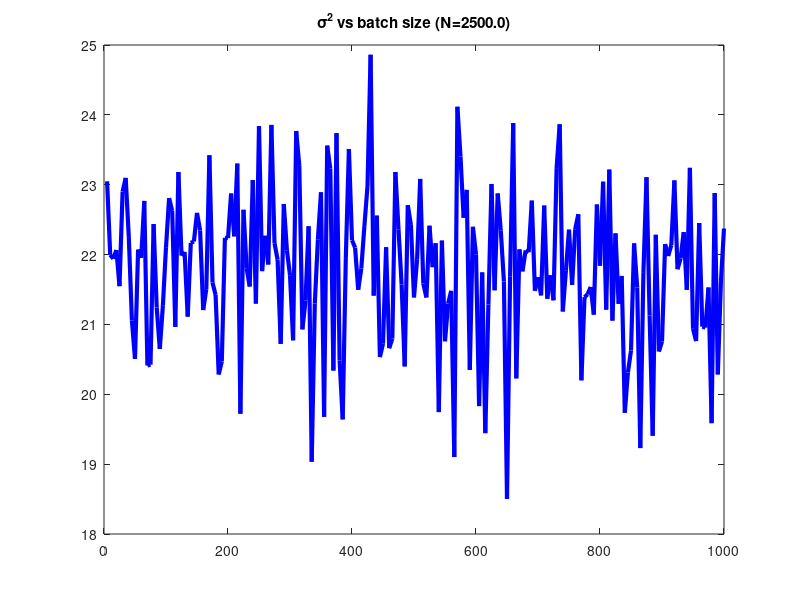

Write MATLAB code to recreate this figure.
%First generate a large data set of 2500 points. 
%Generate the x values for these data points from a uniform distribution on the interval [0,10]. 
%Generate the noise term for each data point using a normal random variable 
%with the mean and variance specified in the problem statement.

N = 2500; %sample size
mu = 0; %mean
sigma = 1; %variance
x = unifrnd(0, 10, [1,N]); %uniform distribution x variable
e = normrnd(mu,sigma,[1,N]); %normal distribution noise

% Next, for each batch of data (n = 5, to whatever seems reasonable to you), 
%sample random points from the 2500 data point initial data set. 
%Do this a number of times for each batch size to compute the average value 
%as requested in the problem statement. 

batches = 500; %samples in each batch
bsize = 1000; %batch size

sigma_est = zeros([1,bsize/5]); %initialize sigma estimation
w = [0.2; 0.5; 0.1]; %weight vector 3x1

for trial = 5:5:bsize
    idx = randi(N, 1, batches); %random indices
    mu = sum(x(idx)) / batches; %batch mean
    x_b = x(idx); %batch x
    X = [ones([1,batches]); x_b; x_b.^2]; %3x2500    
    y = w'*X+e(idx); %1*3 x 3x2500 = 1x2500 + 1x2500 
    sigma_est(trial/5) = 1/batches*sum((y-mu).^2); %maximum likelihood estimate
end

% Your results should include a plot demonstrating the relationship between 
%the sigma^2 estimate and the batch size. In addition, be sure to offer 
%a qualitative discussion of whether the ML estimate is unbiased or not, 
%as requested in the problem statement.

clf(figure(1));
plot(5:5:bsize, sigma_est, 'b-', 'LineWidth', 3) %plotting x 
title(sprintf('\\sigma^2 vs batch size (N=%.1f)',N));

disp(mean(sigma_est)); % average estimated variance